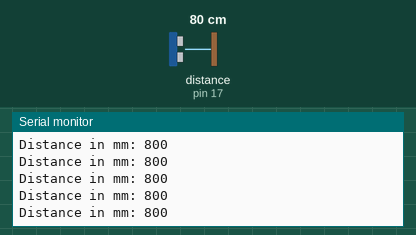
The sketch below on a simulated Arduino Uno, built with avr-gcc and run on an emulated ATmega328P. Parts: the last lines printed to the serial monitor. Inputs (shaded band) come from the test bench; at power-on: distance to the obstacle (sensor on pin 17) 80 cm.

Above: at 1.2 s.
1.3 s: distance to the obstacle (sensor on pin 17) set to 2 cm
At 1.8 s:
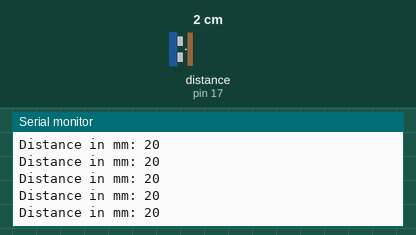
2.8 s: distance to the obstacle (sensor on pin 17) set to 4 cm
At 3.8 s:
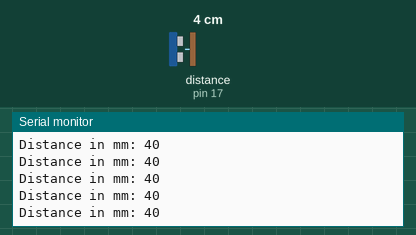
4.3 s: distance to the obstacle (sensor on pin 17) set to 250 cm
At 5.2 s:
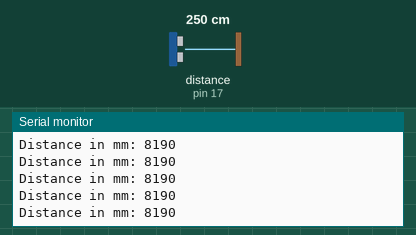
Timing chart, 0 to 7.3 s (numbered marks = the images above; inputs shaded):
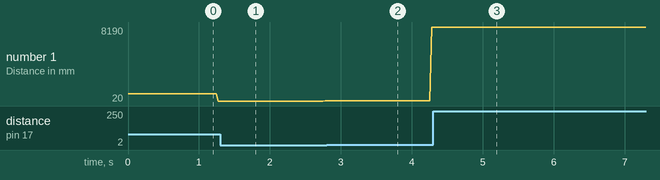

The sketch:

ToF.ino
```cpp
#include "Adafruit_VL53L0X.h"

Adafruit_VL53L0X lox = Adafruit_VL53L0X();

void setup() {
  Serial.begin(115200);

  // wait until serial port opens for native USB devices
  while (! Serial) {
    delay(1);
  }

  Serial.println("Adafruit VL53L0X test.");
  //lox.setAddress(0x11);
  if (!lox.begin(0x11)) {
    Serial.println(F("Failed to boot VL53L0X"));
    while(1);
  }
  // power
  Serial.println(F("VL53L0X API Continuous Ranging example\n\n"));

  // start continuous ranging
  lox.startRangeContinuous();
}

void loop() {
  if (lox.isRangeComplete()) {
    Serial.print("Distance in mm: ");
    Serial.println(lox.readRange());
  }
}
```

Measured:
- after the input at 1.3 s, the serial monitor: prints a new line at once (image 1)
- after the input at 2.8 s, the serial monitor: prints a new line at once (image 2)
- after the input at 4.3 s, the serial monitor: prints a new line at once (image 3)
- plotted number 1: 20 → 40 after the input at 1.3 s, 40 → 8190 after the input at 2.8 s
